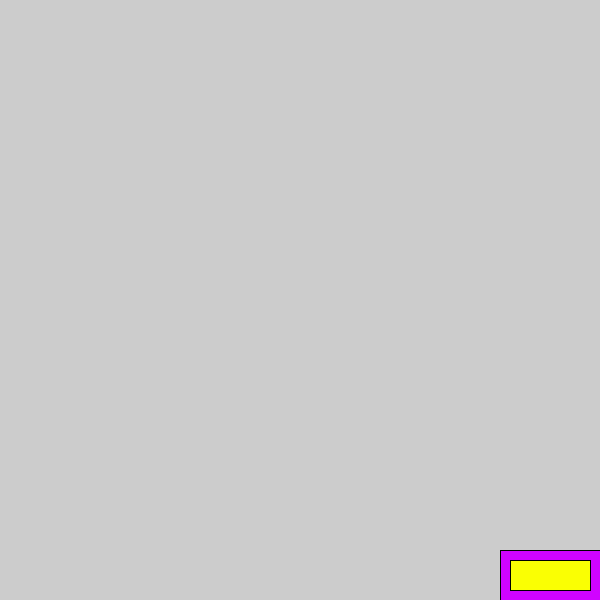
Frame 1 (no input)
Frame 60 (the mouse pressed at the canvas centre just before this capture): identical to frame 1, image omitted
Frame 120 (the mouse held since frame 60 and released just before this capture): identical to frame 1, image omitted

The Processing sketch that drew this single still picture (run headless with seeded random() and noise(); from frame 60 on, the mouse is pressed at the canvas centre):

// Processing sketch: QuitButton_Dynamic
// ── QuitButton_Dynamic.pde
//Global Variables
//
void setup () {
  size (600, 600);
  quitButtonSetup();
} // End of setup()
//
void draw () {
  quitbuttonDraw();
  //
  //Debugging Lines
  //noLoop(); //Debugging purpose
  //On double screen, able to see mouseX & mouseY and the hover-over effect at the same time
  //print ("Mouse X Variable is " + mouseX);
  //println ("\tMouse Y Variable is " + mouseY);
} // End draw ()

void mousePressed () {
  quitButtonMouseClicked();
}//End mousePressed

// ── quitButton.pde
//All global variables in all subprograms execute first into HEAP
//
// int purple = #D003FF; // Uses too many place values, 32 x 10, COLOR Variable is better
color purple = #D003FF, yellow = #FAFF03; // Combining similar definitions and assignments with a comma
// this tracking of variables does not match the description of the image
color boarder = purple, inside = yellow; // Matches descritption of image
int rectX, rectY, rectWidth, rectHeight, outside;
//
void quitButtonSetup() {
  rectX = width*5/6;
  rectY = height*11/12;
  rectWidth = width*1/6;
  rectHeight = height*1/12;
  outside = width*1/60;
}//End quitButtonSetup
//
void quitbuttonDraw() {
  // Hovering Effect
  if (mouseX>rectX && mouseX<rectX+rectWidth && mouseY>rectY && mouseY<rectY+rectHeight) {
    boarder = yellow;
    inside = purple;
  } else {
    boarder = purple;
    inside = yellow;
  } // End of IF for Hovering Effect
  fill(boarder);
  rect(rectX, rectY, rectWidth, rectHeight);
  fill(inside);
  rect(rectX+outside, rectY+outside, rectWidth-outside-outside, rectHeight-outside-outside);
}//End quitButtonDraw
// 
void quitButtonMouseClicked() {
  if (mouseX>rectX && mouseX<rectX+rectWidth && mouseY>rectY && mouseY<rectY+rectHeight) {
    exit ();
  } //End of Exit() QuitButton
}//End quitButtonMouseClicked
